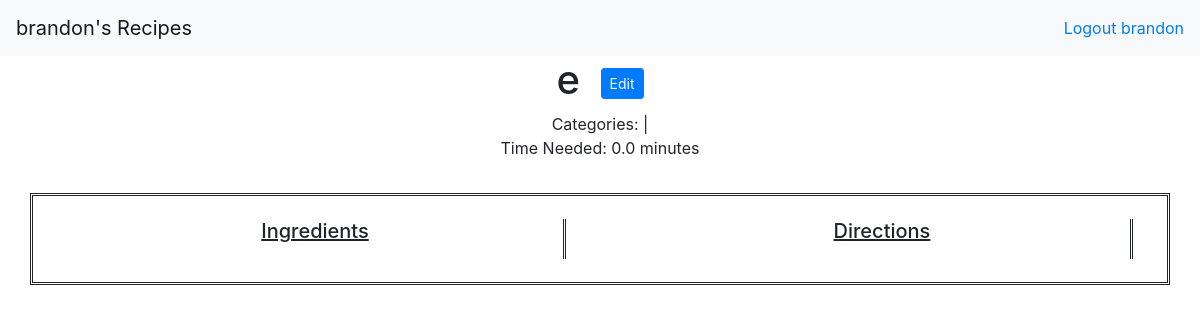
Page /recipes/26/ (signed in) on the earlier database version.
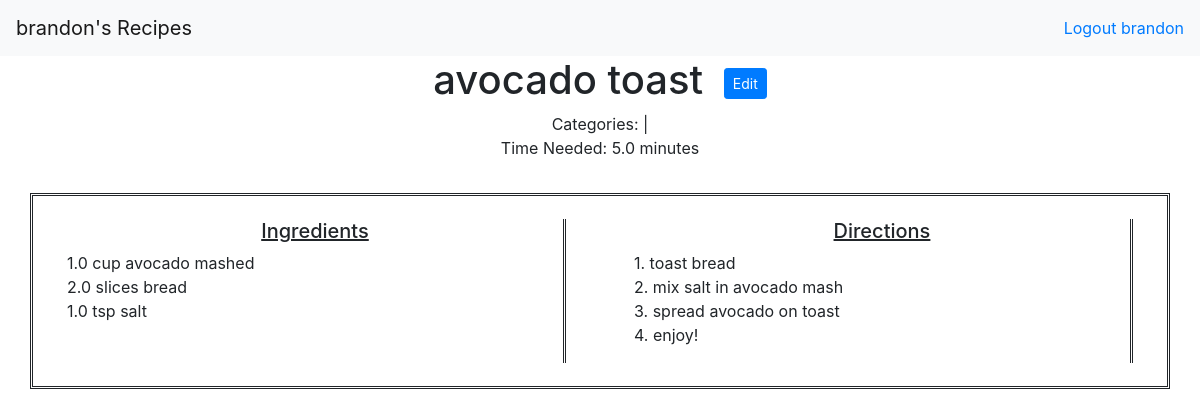
Same page on the later database version.
### recipes/models.py (models this page shows, shortened)
class Recipe(models.Model):
    user = models.ForeignKey(User, on_delete=models.CASCADE)
    name = models.CharField(max_length=100, unique=True)
    categories = models.ManyToManyField('Category', related_name='category_set', blank=True)
    time_needed = models.FloatField(blank=True, null=True)
    cover_img = models.ImageField(blank=True, null=True, upload_to="covers/")
    recipe_ref = models.CharField(max_length=255, blank=True, default='')
    notes = models.TextField(max_length=1000, default='', blank=True)
    def get_cover(self):
        if not self.cover_img:
            return None
        else:
            return self.cover_img.url

class Ingredient(models.Model):
    user = models.ForeignKey(User, on_delete=models.CASCADE, blank=True, null=True)
    recipe = models.ForeignKey(Recipe, on_delete=models.CASCADE)
    name = models.CharField(max_length=50)
    amount = models.FloatField(validators=[MinValueValidator(0.0)])
    unit = models.CharField(max_length=20, null=True, blank=True)
    prep = models.CharField(max_length=25, default="", blank=True)
    class Meta:
        ordering = ['name']
    def __str__(self):
        if self.unit is None:
            return f'{str(self.amount)} {self.name}'
        return f'{str(self.amount)} {self.unit} {self.name} {self.prep}'

### recipes/views.py (the view)
# urls.py: path('<int:recipe_id>/', views.detail, name='detail'),
@login_required(login_url='accounts:login')
def detail(request, recipe_id):
    recipe = Recipe.objects.get(id=recipe_id)
    context = {'recipe': recipe}
    return render(request, 'detail.html', context)

### recipes/templates/detail.html (shortened to what this page needs)
{% extends 'base.html' %}
{% block content %}
<div class="recipeheader">
    <center>
        <h1>
            {{ recipe.name }}
            <button type="button" class="btn btn-primary btn-sm" style="margin-left:10px">
                <a href = "{% url 'recipes:edit-recipe' recipe.id %}" style="color:#FDFEFE;"> Edit </a>
            </button>
        </h1>
        Categories: |
        <br>
        Time Needed: {{ recipe.time_needed }} minutes <br>
    </center>
</div>
<div class="row recipe-row">
  <div class="column">
      <center><h5><u>Ingredients</u></h5></center>
      {% for ingredient in recipe.ingredient_set.all %}
        {{ ingredient }}<br>
      {% endfor %}
  </div>
  <div class="column">
      <center><h5><u>Directions</u></h5></center>
      {{ recipe.notes|linebreaks }}
  </div>
</div>
{% endblock %}

### templates/base.html (shortened to what this page needs)
<!doctype html>
<html lang="en">
<head>
    <link rel="stylesheet" href="https://stackpath.bootstrapcdn.com/bootstrap/4.5.0/css/bootstrap.min.css"
>
</head>
<body>
<nav class="navbar navbar-light bg-light">
    {% if request.user.is_authenticated %}
        <a class="navbar-brand" href="{% url 'recipes:index' %}">{{request.user.username}}'s Recipes</a>
        <a href="{% url 'accounts:logout' %}">Logout {{request.user}}</a>
    {% else %}
        <a class="navbar-brand" href="{% url 'recipes:index' %}">My Recipes</a>
    {% endif %}
</nav>
<div class="container">
    {% block content %}{% endblock %}
</div>
</body>
</html>

### templates/base.html (style rules this page uses)
.column { float: left; width: 44%; margin: 2% 3% 2% 3%; word-wrap: break-word; border-right: double; }
.recipe-row { margin-top: 3%; border-style: double; }

Differences in the rows shown:
changed Recipe: name "e" → "avocado toast"; time_needed "0.0" → "5.0"; notes (not shown) → "1. toast bread 2. mix salt in avocado mash 3. spread avocado on toast 4. enjoy!"
added Ingredient: unit+amount+name "1.0 cup avocado mashed"
added Ingredient: unit+amount+name "2.0 slices bread"
added Ingredient: unit+amount+name "1.0 tsp salt"
